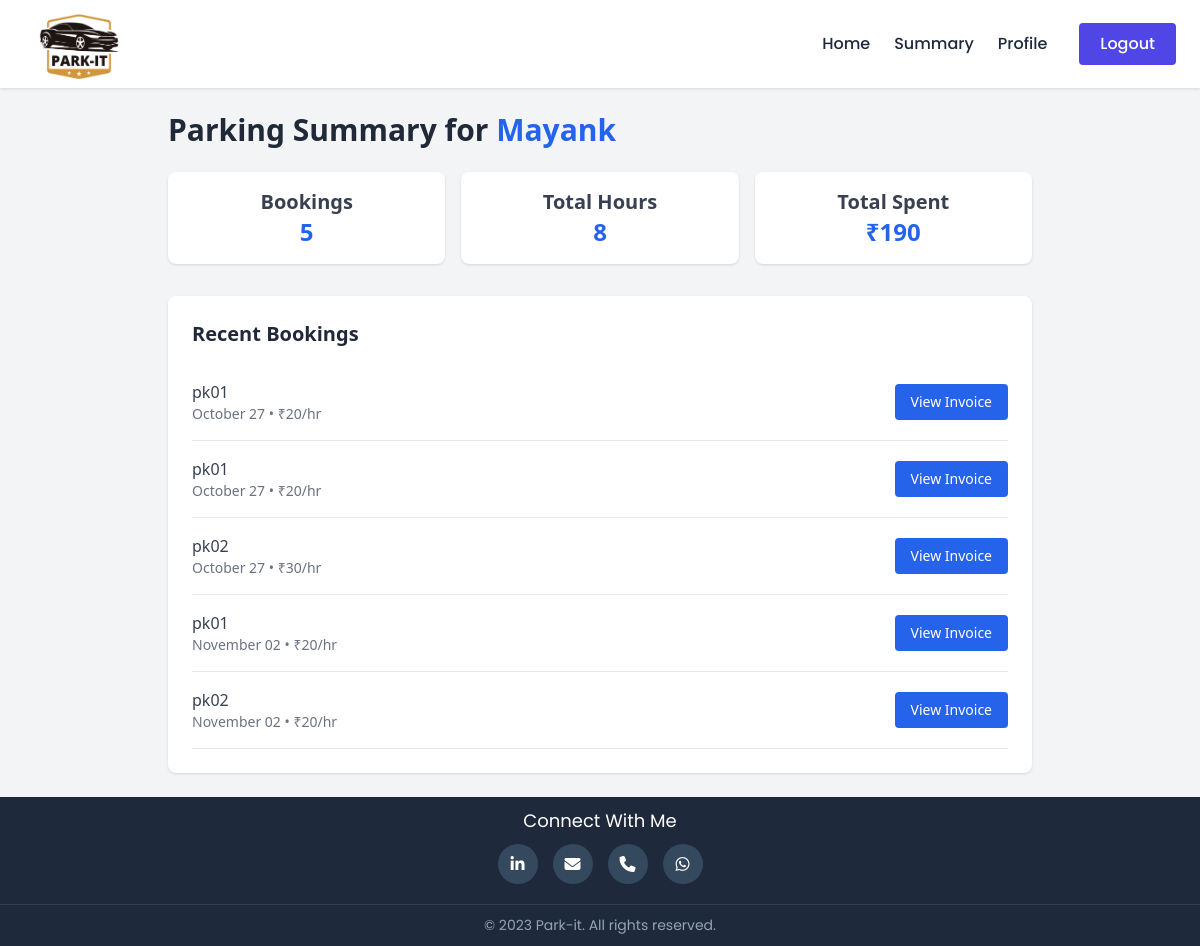
/admin@01.com/summary (signed in), run on the app's committed database.
### model_db.py (models this page shows, shortened)
class Users(db.Model):
    __tablename__ = 'users'
    id = db.Column(db.Integer, primary_key=True)
    username = db.Column(db.String(100), unique=True, nullable=False)
    passhash = db.Column(db.String(512), nullable=False)
    name = db.Column(db.String(50), nullable=False)
    address = db.Column(db.String(200))
    pincode = db.Column(db.Integer)
    role = db.Column(db.String(10))  # e.g., 'admin' or 'user'
    phone_no = db.Column(db.String(10))
    bookings = db.relationship('Booking', backref='user', lazy=True)
    parking_lots = db.relationship('ParkingLot', backref='admin', lazy=True)
    @property
    def password(self):
        raise AttributeError("Password is not a readable attribute")

class Booking(db.Model):
    __tablename__ = 'bookings'
    id = db.Column(db.Integer, primary_key=True)
    user_id = db.Column(db.Integer, db.ForeignKey('users.id'), nullable=False)
    spot_id = db.Column(db.Integer, db.ForeignKey('parking_spot.id'), nullable=False)
    vehicle_no = db.Column(db.String(50))
    start_time = db.Column(db.DateTime)
    end_time = db.Column(db.DateTime)
    created_time = db.Column(db.DateTime, default=datetime.utcnow)
    Early_pickup = db.Column(db.Boolean, default=False)

class ParkingLot(db.Model):
    __tablename__ = 'parking_lot'
    id = db.Column(db.Integer, primary_key=True, nullable=False)
    name = db.Column(db.String(100), nullable=False)
    admin_id = db.Column(db.Integer, db.ForeignKey('users.id'), nullable=False)
    total_spots = db.Column(db.Integer, nullable=False)
    address = db.Column(db.String(200))
    pincode = db.Column(db.Integer)
    status = db.Column(db.String(10))  # 'active', 'inactive', etc.
    price_per_hrs = db.Column(db.Integer)
    spots = db.relationship('ParkingSpot', backref='lot', lazy=True)

class ParkingSpot(db.Model):
    __tablename__ = 'parking_spot'
    id = db.Column(db.Integer, primary_key=True)
    lot_id = db.Column(db.Integer, db.ForeignKey('parking_lot.id'), nullable=False)
    status = db.Column(db.String(20), nullable=True)  # e.g., 'available', 'booked'
    type = db.Column(db.String(20), nullable=True)  # e.g., 'regular', 'premium'
    price_per_hrs = db.Column(db.Integer)
    bookings = db.relationship('Booking', backref='spot', lazy=True)

### routes.py (the view)
    @app.route('/<username>/summary')
    @auth_required
    def summary(username):
        user = Users.query.get(session['user_id'])
        if user.role == 'admin':
            slot_status_data = (
                db.session.query(ParkingSpot.status, func.count(ParkingSpot.id))
                .group_by(ParkingSpot.status)
                .all()
            )
            status_labels = [status for status, count in slot_status_data]
            status_counts = [count for status, count in slot_status_data]
            revenues = db.session.query(
                ParkingLot.name,
                func.sum(
                    func.strftime('%s', Booking.end_time) - func.strftime('%s', Booking.start_time)
                ).label('total_seconds'),
                ParkingLot.price_per_hrs
            ).join(ParkingSpot, ParkingLot.id == ParkingSpot.lot_id)\
            .join(Booking, Booking.spot_id == ParkingSpot.id)\
            .group_by(ParkingLot.id).all()
            lot_names = []
            lot_revenues = []
            for name, total_seconds, price_per_hr in revenues:
                total_hours = total_seconds / 3600 if total_seconds else 0
                revenue = round(total_hours * price_per_hr, 2)
                lot_names.append(name)
                lot_revenues.append(revenue)
            return render_template('admin/summary.html',
                                username=username,
                                user=user,
                                status_labels=status_labels,
                                status_counts=status_counts,
                                lot_names=lot_names,
                                lot_revenues=lot_revenues)
        else:
            bookings = Booking.query.options(joinedload(Booking.spot).joinedload(ParkingSpot.lot)).filter_by(user_id=session['user_id']).all()
            total_booking=len(bookings)
            total_hours = 0
            user_spending=0
            for booking in bookings:
                duration = booking.end_time - booking.start_time  # this gives timedelta
                dur=int(duration.total_seconds() / 3600)
                total_hours += int(duration.total_seconds() / 3600)    # convert seconds to hours
                spot = ParkingSpot.query.get(booking.spot_id)
                if spot:
                    cost = int(duration.total_seconds() / 3600) * spot.price_per_hrs
                    user_spending += cost
            return render_template('user/summary.html',
                                username=username,
                                user=user,
                                bookings=bookings,
                                total_booking=total_booking,
                                total_hours=total_hours,
                                user_spending=user_spending,
                                dur=dur)

### templates/user/summary.html (shortened to what this page needs)
{% extends "user/base0.html" %}
{% block head %}
  <script src="https://cdn.tailwindcss.com"></script>
{% endblock %}
{% block content %}
<div class="bg-gray-100 font-sans">
  <div class="max-w-4xl mx-auto px-4 py-6">
    <h1 class="text-3xl font-bold text-gray-800 mb-6">Parking Summary for <span class="text-blue-600">{{user.name}}</span></h1>
    <div class="grid grid-cols-1 md:grid-cols-3 gap-4 mb-8">
      <div class="bg-white p-4 rounded-lg shadow text-center">
        <h2 class="text-xl font-semibold text-gray-700">Bookings</h2>
        <p class="text-2xl font-bold text-blue-600">{{ total_booking }}</p>
      </div>
      <div class="bg-white p-4 rounded-lg shadow text-center">
        <h2 class="text-xl font-semibold text-gray-700">Total Hours</h2>
        <p class="text-2xl font-bold text-blue-600">{{ total_hours }}</p>
      </div>
      <div class="bg-white p-4 rounded-lg shadow text-center">
        <h2 class="text-xl font-semibold text-gray-700">Total Spent</h2>
        <p class="text-2xl font-bold text-blue-600">₹{{ user_spending }}</p>
      </div>
    </div>
    <div class="bg-white p-6 rounded-lg shadow">
      <h2 class="text-xl font-semibold text-gray-800 mb-4">Recent Bookings</h2>
      {% for booking in bookings %}
      <div class="border-b border-gray-200 py-4 flex justify-between items-center">
        <div>
          <p class="font-medium text-gray-700">{{booking.spot.lot.name}}</p>
          <p class="text-sm text-gray-500">{{ booking.start_time.strftime('%B %d') }} • ₹{{ booking.spot.price_per_hrs }}/hr</p>
        </div>
        <button class="bg-blue-600 text-white text-sm px-4 py-2 rounded hover:bg-blue-700 transition view-invoice-btn"
        data-lot="{{ booking.spot.lot.name }}"
        data-date="{{ booking.start_time.strftime('%b %d, %Y') }}"
        data-hours="{{ ((booking.end_time - booking.start_time).total_seconds() / 3600) | round(2) }}"
        data-rate="{{ booking.spot.price_per_hrs }}"
        data-total="{{ ((booking.end_time - booking.start_time).total_seconds() / 3600) * booking.spot.price_per_hrs | round(2) }}"
        >
          View Invoice
        </button>
      </div>
      {% endfor %}
    </div>
  </div>
{% endblock %}

### templates/user/base0.html (style rules this page uses)
:root { --primary-color: #4f46e5; --secondary-color: #10b981; --dark-color: #1e293b; --light-color: #f8fafc; --gray-color: #64748b; --max-width: 1200px; --shadow-sm: 0 1px 3px rgba(0, 0, 0, 0.12); --shadow-md: 0 4px 6px rgba(0, 0, 0, 0.1); --shadow-lg: 0 10px 15px rgba(0, 0, 0, 0.1); --transition: all 0.3s ease; }
* { margin: 0; padding: 0; box-sizing: border-box; }
body { font-family: 'Poppins', sans-serif; color: var(--dark-color); line-height: 1.6; display: flex; flex-direction: column; min-height: 100vh; background-color: #f9fafb; }

### data on the page
Users: name "Mayank"
Booking: spot.lot.name "pk01", start_time "October 27", spot.price_per_hrs "20"
Booking: spot.lot.name "pk01", start_time "October 27", spot.price_per_hrs "20"
Booking: spot.lot.name "pk02", start_time "October 27", spot.price_per_hrs "30"
Booking: spot.lot.name "pk01", start_time "November 02", spot.price_per_hrs "20"
Booking: spot.lot.name "pk02", start_time "November 02", spot.price_per_hrs "20"

### other printed values
{{ total_booking }} "5"
{{ total_hours }} "8"
{{ user_spending }} "190"
